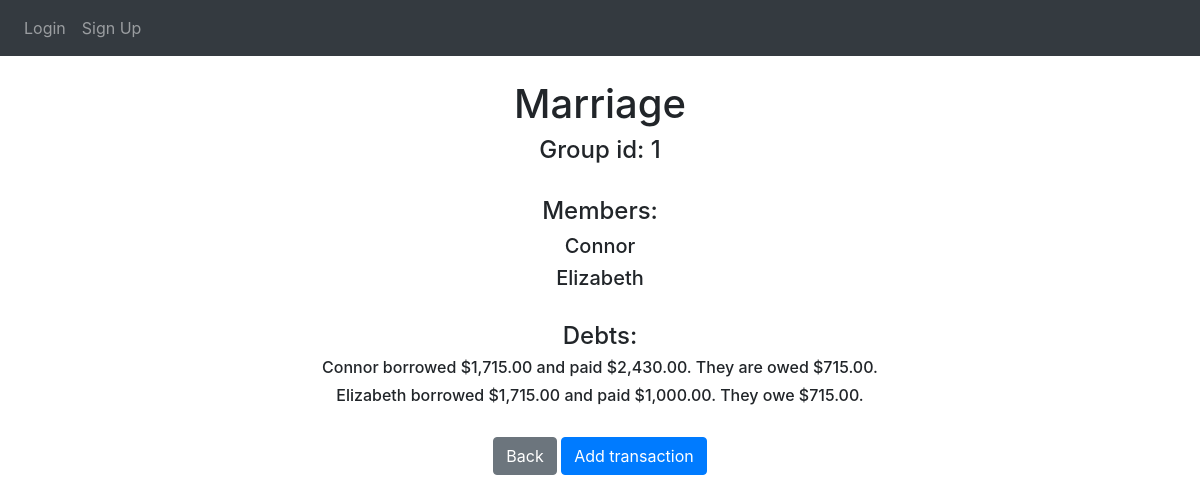
/mygroup?groupID=1, run on the app's committed database.
### website/models.py (models this page shows, shortened)
class Group(db.Model):
    id = db.Column(db.Integer, primary_key=True)
    admin_id = db.Column(db.Integer)
    group_name = db.Column(db.String(30), nullable=False)
    date_created = db.Column(db.DateTime(timezone=True), default=func.now())
    transactions = db.relationship('Transaction')
    payments = db.relationship('Payment')
    def calculate_debts(self, member):
        total_paid = 0
        total_borrowed = 0
        for transaction in self.transactions:
            if transaction.payer_id == member.id:
                total_paid += transaction.amount
            total_borrowed += (transaction.amount / len(self.members))
        for payment in self.payments:
            if payment.payer_id == member.id:
                total_paid += payment.amount
            if payment.recipient_id == member.id:
                total_borrowed += payment.amount
        owed_to_group = total_borrowed - total_paid
        total_borrowed = "${:,.2f}".format(total_borrowed)
        total_paid = "${:,.2f}".format(total_paid)
        if owed_to_group > 0:
            owed_to_group = "${:,.2f}".format(owed_to_group)
            return (f"{member.username} borrowed {total_borrowed} and paid {total_paid}. They owe {owed_to_group}.")
        elif owed_to_group == 0:
            owed_to_group = "${:,.2f}".format(owed_to_group)
            return (f"{member.username} borrowed {total_borrowed} and paid {total_paid}. They are all settled up!")
        elif owed_to_group < 0:
            owed_to_group = owed_to_group * -1
            owed_to_group = "${:,.2f}".format(owed_to_group)
            return (f"{member.username} borrowed {total_borrowed} and paid {total_paid}. They are owed {owed_to_group}.")

class User(db.Model, UserMixin):
    id = db.Column(db.Integer, primary_key=True)
    username = db.Column(db.String(200), nullable=False)
    email = db.Column(db.String(150), unique=True)
    password = db.Column(db.String(150))
    date_created = db.Column(db.DateTime(timezone=True), default=func.now())
    groups = db.relationship('Group', secondary=group_member, backref="members")

class Transaction(db.Model):
    id = db.Column(db.Integer, primary_key=True)
    group_id = db.Column(db.Integer, db.ForeignKey('group.id'))
    payer_id = db.Column(db.Integer, nullable=False)
    creator_id = db.Column(db.Integer, nullable=False)
    amount = db.Column(db.Float, nullable=False)
    description = db.Column(db.String(300), nullable=False)
    date_created = db.Column(db.DateTime(timezone=True), default=func.now())

### website/views.py (the view)
@views.route('mygroup', methods=["GET", "POST"])
def show_group():
    if request.method == "GET":
        group_id = request.args['groupID']
        group = Group.query.filter_by(id=group_id).first()
        return render_template("group.html", user=current_user, group=group)
    else:
        return "Use a get request"

### website/templates/group.html
{% extends "base.html" %} {% block title %}Home{% endblock %} {% block content %}
<div class="container" align="center">
  <br><h1 align="center">{{ group.group_name }}</h1>
  <h4>Group id: {{ group.id }}</h4><br>
  <h4>Members:</h4>
  {% for member in group.members %}
  <h5>{{ member.username }}</h5>
  {% endfor %}<br>
  <h4>Debts:</h4>
  {% for member in group.members %}
  <h6>{{ group.calculate_debts(member) }}</h6>
  {% endfor %}<br>
  <a class="btn btn-secondary" href="/" role="button">Back</a>
  <a class="btn btn-primary" href="/add-transaction" role="button">Add transaction</a>
</div>
{% endblock %}

### data on the page
Group: group_name "Marriage", id "1"
User: username "Connor"
User: username "Elizabeth"
Transaction: calculate_debts "Connor borrowed $1,715.00 and paid $2,430.00. They are owed $715.00.", calculate_debts "Elizabeth borrowed $1,715.00 and paid $1,000.00. They owe $715.00."
